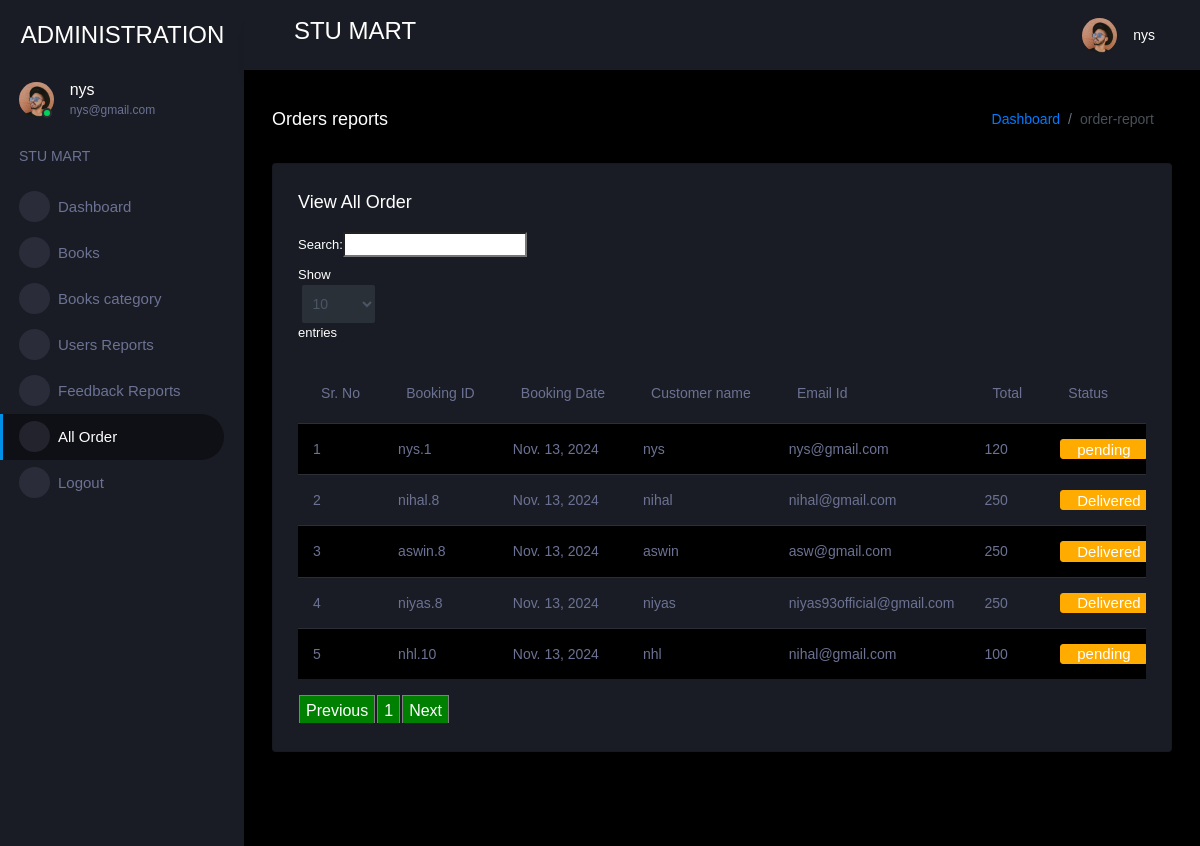
Screenshot of /admin_viewBooking (signed in) with the database file from the repository.
### book/models.py (models this page shows, shortened)
class Booking(models.Model):
    status = models.ForeignKey(Status, on_delete=models.CASCADE, null=True)
    profile = models.ForeignKey(Profile, on_delete=models.CASCADE, null=True)
    booking_id = models.CharField(max_length=200,null=True)
    quantity = models.CharField(max_length=100,null=True)
    book_date = models.CharField(max_length=30, null=True)
    total = models.IntegerField(null=True)

class Profile(models.Model):
    user = models.ForeignKey(User, on_delete=models.CASCADE, null=True)
    dob = models.DateField(null=True)
    city = models.CharField(max_length=30, null=True)
    address = models.CharField(max_length=50, null=True)
    contact = models.CharField(max_length=10, null=True)
    image = models.FileField(null=True)

class Status(models.Model):
    name = models.CharField(max_length=20, null=True)

### book/views.py (the view)
# urls.py: path('admin_viewBooking', Admin_View_Booking, name='admin_viewBooking'),
def Admin_View_Booking(request):
    if not request.user.is_authenticated:
        return redirect('login_admin')
    book = Booking.objects.all()
    d = {'book': book}
    return render(request, 'administration/admin_viewBokking.html', d)

### book/templates/administration/admin_viewBokking.html (shortened to what this page needs)
{% extends 'administration/index.html' %}
{% load static %}
{% block body %}
<link rel = stylesheet href="https://cdn.datatables.net/1.10.23/css/dataTables.bootstrap.min.css">
<div class="main-panel">
    <div class="content-wrapper">
      <div class="page-header">
        <h3 class="page-title"> Orders reports </h3>
        <nav aria-label="breadcrumb">
          <ol class="breadcrumb">
            <li class="breadcrumb-item"><a href="#">Dashboard</a></li>
            <li class="breadcrumb-item active" aria-current="page">order-report</li>
          </ol>
        </nav>
      </div>
      <div class="row">
        <div class="col-lg-12 grid-margin stretch-card">
          <div class="card">
            <div class="card-body">
              <h4 class="card-title">View All Order</h4>
              <div class="table-responsive">
                <table class="table table-striped" id="example">
                  <thead>
                    <tr>
                        <th>Sr. No</th>
                        <th>Booking ID</th>
                        <th>Booking Date</th>
                        <th>Customer name</th>
                        <th>Email Id</th>
                          <th>Total</th>
                          <th>Status</th>
                      </tr>
                      </thead>
                       <tbody>
                    {% for i in book %}
                      <tr>
                          <td>{{forloop.counter}}</td>
                        <td>{{i.booking_id}}</td>
                        <td>{{i.book_date}}</td>
                        <td>{{i.profile.user.username}}</td>
                        <td>{{i.profile.user.email}}</td>
                          <td>{{i.total}}</td>
                        <td><a href="{% url 'Edit_status' i.booking_id i.id %}"><button class="btn btn-warning">{{i.status.name}}</button></a></td>
                      </tr>
                        {% empty %}
                            <tr>
                                <td>Data Not found</td>
                            </tr>
                        {% endfor %}
                        </tbody>
                </table>
              </div>
            </div>
          </div>
        </div>
      </div>
    </div>
{% endblock %}

### book/templates/administration/index.html (shortened to what this page needs)
<!DOCTYPE html>
{% load static %}
<html lang="en">
  <head>
    <link rel="stylesheet" href="{% static 'assets/vendors/mdi/css/materialdesignicons.min.css' %}">
    <link rel="stylesheet" href="{% static 'assets/vendors/css/vendor.bundle.base.css' %}">
    <link rel="stylesheet" href="{% static 'assets/vendors/jvectormap/jquery-jvectormap.css' %}">
    <link rel="stylesheet" href="{% static 'assets/vendors/flag-icon-css/css/flag-icon.min.css' %}">
    <link rel="stylesheet" href="{% static 'assets/vendors/owl-carousel-2/owl.carousel.min.css' %}">
    <link rel="stylesheet" href="{% static 'assets/vendors/owl-carousel-2/owl.theme.default.min.css' %}">
    <link rel="stylesheet" href="{% static 'assets/css/style.css' %}">
  </head>
  <body>
    <div class="container-scroller">
      <nav class="sidebar sidebar-offcanvas" id="sidebar">
        <div class="sidebar-brand-wrapper d-none d-lg-flex align-items-center justify-content-center fixed-top">
          <a class="sidebar-brand brand-logo" href="index.html" style="color:white">ADMINISTRATION</a>
        </div>
        <ul class="nav">
          <li class="nav-item profile">
            <div class="profile-desc">
              <div class="profile-pic">
                <div class="count-indicator">
                  <img class="img-xs rounded-circle " src="{% static 'assets/images/faces/face15.jpg' %}" alt="">
                  <span class="count bg-success"></span>
                </div>
                <div class="profile-name">
                  <h5 class="mb-0 font-weight-normal">{{request.user.username}}</h5>
                  <span>{{request.user.email}}</span>
                </div>
              </div>
              <a href="#" id="profile-dropdown" data-toggle="dropdown"><i class="mdi mdi-dots-vertical"></i></a>
            </div>
          </li>
          <li class="nav-item nav-category">
            <span class="nav-link">STU MART</span>
          </li>
          <li class="nav-item menu-items">
            <a class="nav-link" href="/admin-home">
              <span class="menu-icon">
                <i class="mdi mdi-speedometer"></i>
              </span>
              <span class="menu-title">Dashboard</span>
            </a>
          </li>
          <li class="nav-item menu-items">
            <a class="nav-link" data-toggle="collapse" href="#ui-basic" aria-expanded="false" aria-controls="ui-basic">
              <span class="menu-icon">
                <i class="mdi mdi-laptop"></i>
              </span>
              <span class="menu-title">Books</span>
              <i class="menu-arrow"></i>
            </a>
          </li>
          <li class="nav-item menu-items">
            <a class="nav-link" data-toggle="collapse" href="#ui-basic-1" aria-expanded="false" aria-controls="ui-basic">
              <span class="menu-icon">
                <i class="mdi mdi-laptop"></i>
              </span>
              <span class="menu-title">Books category</span>
              <i class="menu-arrow"></i>
            </a>
          </li>
          <li class="nav-item menu-items">
            <a class="nav-link" href="/view_user">
              <span class="menu-icon">
                <i class="mdi mdi-account-card-details"></i>
              </span>
              <span class="menu-title">Users Reports</span>
            </a>
          </li>
          <li class="nav-item menu-items">
            <a class="nav-link" href="/view_feedback">
              <span class="menu-icon">
                <i class="mdi mdi-playlist-play"></i>
              </span>
              <span class="menu-title">Feedback Reports</span>
            </a>
          </li>
          <li class="nav-item menu-items">
            <a class="nav-link" href="/admin_viewBooking">
              <span class="menu-icon">
                <i class="mdi mdi-table-large"></i>
              </span>
              <span class="menu-title">All Order</span>
            </a>
          </li>
          <li class="nav-item menu-items">
            <a class="nav-link" href="/logout">
              <span class="menu-icon">
                <i class="mdi mdi-chart-bar"></i>
              </span>
              <span class="menu-title">Logout</span>
            </a>
          </li>
        </ul>
      </nav>
      <div class="container-fluid page-body-wrapper">
        <nav class="navbar p-0 fixed-top d-flex flex-row">
          <div class="navbar-menu-wrapper flex-grow d-flex align-items-stretch">
            <button class="navbar-toggler navbar-toggler align-self-center" type="button" data-toggle="minimize">
              <span class="mdi mdi-menu"></span>
            </button>
            <ul class="navbar-nav w-100">
              <li class="nav-item w-100">
                <h3>STU MART</h3>
              </li>
            </ul>
            <ul class="navbar-nav navbar-nav-right">
              <li class="nav-item dropdown">
                <a class="nav-link" id="profileDropdown" href="#" data-toggle="dropdown">
                  <div class="navbar-profile">
                    <img class="img-xs rounded-circle" src="{% static 'assets/images/faces/face15.jpg' %}" alt="">
                    <p class="mb-0 d-none d-sm-block navbar-profile-name">{{request.user.username}}</p>
                    <i class="mdi mdi-menu-down d-none d-sm-block"></i>
                  </div>
                </a>
              </li>
            </ul>
          </div>
        </nav>
        {% block body %}{% endblock %}
          <footer class="footer">
          </footer>
        </div>
      </div>
    </div>
  </body>
</html>

### rows the page displays
Booking: booking_id "nys.1", book_date "Nov. 13, 2024", profile.user.username "nys", profile.user.email "nys@gmail.com", total "120", status.name "pending"
Booking: booking_id "nihal.8", book_date "Nov. 13, 2024", profile.user.username "nihal", profile.user.email "nihal@gmail.com", total "250", status.name "Delivered"
Booking: booking_id "aswin.8", book_date "Nov. 13, 2024", profile.user.username "aswin", profile.user.email "asw@gmail.com", total "250", status.name "Delivered"
Booking: booking_id "niyas.8", book_date "Nov. 13, 2024", profile.user.username "niyas", profile.user.email "niyas93official@gmail.com", total "250", status.name "Delivered"
Booking: booking_id "nhl.10", book_date "Nov. 13, 2024", profile.user.username "nhl", profile.user.email "nihal@gmail.com", total "100", status.name "pending"

### other values shown
{{ request.user.username }} "nys"
{{ request.user.email }} "nys@gmail.com"
